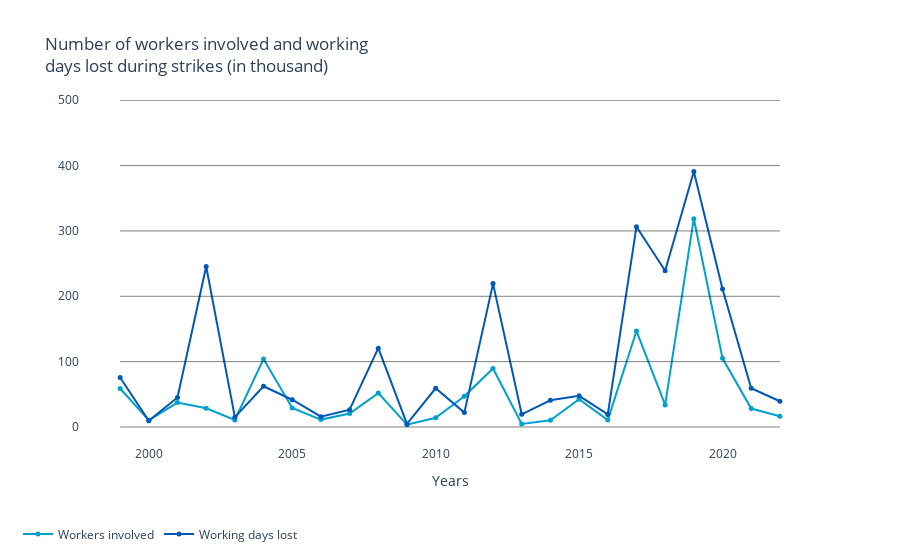

Notebook cell for this chart:
### Markdown cell above
At solmen va esser necessi far uniform grammatica, pronunciation e plu sommun paroles. Ma quande lingues coalesce, li grammatica del resultant lingue es plu simplic e regulari quam ti del coalescent lingues. Li nov lingua franca va esser plu simplic e regulari quam li existent Europan lingues. Nam eget dui. Etiam rhoncus. Maecenas tempus, tellus eget condimentum rhoncus, sem quam semper libero, sit amet adipiscing sem neque sed ipsum. Nam quam nunc, blandit vel, luctus pulvinar, hendrerit id, lorem. Maecenas nec odio et ante tincidunt tempus. Donec vitae sapien ut libero venenatis faucibus. Nullam quis ante.

### Code cell
import plotly.graph_objects as go
import pandas as pd

# Read the data from table2.csv
df2 = pd.read_csv('table2.csv')

# Initialize a figure
fig2 = go.Figure()

# Create the first line
fig2.add_trace(
    go.Scatter(
        x=df2["Jaartal"], 
        y=df2["Workers involved (x 1,000)"],
        mode='lines+markers',
        line=dict(color='#00a1cd', width=2),
        marker=dict(color='#00a1cd', size=5),
        name="Workers involved",
        hovertemplate='<b>%{x}</b><br>Workers involved: <b>%{y} thousand</b> <extra></extra>'
    )
)

# Create the second line
fig2.add_trace(
    go.Scatter(
        x=df2["Jaartal"], 
        y=df2["Working days lost (x 1,000)"],
        mode='lines+markers',
        line=dict(color='#0058b8', width=2),
        marker=dict(color='#0058b8', size=5),
        name="Working days lost",
        hovertemplate='<b>%{x}</b><br>Working days lost: <b>%{y} thousand</b> <extra></extra>'
    )
)

# Customize the plot layout
fig2.update_layout(
    plot_bgcolor='white',
    xaxis=dict(title='Years'),
    yaxis=dict(title=''),  # Remove y-axis tick labels
    legend=dict(title='', orientation='h', yanchor='bottom', y=-0.3, xanchor='right', x=0.3),  # Update legend settings
    title="Number of workers involved and working<br>days lost during strikes (in thousand)",
    height=500
)

# Add horizontal lines at y = 0, 100, 200, 300, 400, and 500
y_values = [0, 100, 200, 300, 400, 500]
for y in y_values:
    fig2.add_shape(
        type='line',
        x0=min(df2['Jaartal']),
        x1=max(df2['Jaartal']),
        y0=y,
        y1=y,
        line=dict(color='black'),
        line_width=0.5
    )

# Show the plot
fig2.show()

### Figure 1 — Plotly figure (JSON) as saved in the notebook; plotly's stock layout.template omitted (floating-point values rounded to 4 significant figures)
{"data": [{"hovertemplate": "<b>%{x}</b><br>Workers involved: <b>%{y} thousand</b> <extra></extra>", "line": {"color": "#00a1cd", "width": 2}, "marker": {"color": "#00a1cd", "size": 5}, "mode": "lines+markers", "name": "Workers involved", "type": "scatter", "x": [1999, 2000, 2001, 2002, 2003, 2004, 2005, 2006, 2007, 2008, 2009, 2010, 2011, 2012, 2013, 2014, 2015, 2016, 2017, 2018, 2019, 2020, 2021, 2022], "y": [58.9, 10.3, 37.4, 28.6, 10.8, 104.2, 29, 11.3, 20.7, 51.9, 3.6, 14.1, 47.1, 89.6, 4.5, 10.2, 42.4, 10.6, 146.9, 33.7, 318.7, 105, 28.2, 16.5]}, {"hovertemplate": "<b>%{x}</b><br>Working days lost: <b>%{y} thousand</b> <extra></extra>", "line": {"color": "#0058b8", "width": 2}, "marker": {"color": "#0058b8", "size": 5}, "mode": "lines+markers", "name": "Working days lost", "type": "scatter", "x": [1999, 2000, 2001, 2002, 2003, 2004, 2005, 2006, 2007, 2008, 2009, 2010, 2011, 2012, 2013, 2014, 2015, 2016, 2017, 2018, 2019, 2020, 2021, 2022], "y": [75.8, 9.4, 45.1, 245.5, 15, 62.2, 41.7, 15.8, 26.4, 120.6, 4.6, 59.2, 22, 219.4, 19.4, 40.9, 47.6, 19.2, 306.3, 239.1, 391, 211, 59.3, 39.4]}], "layout": {"autosize": true, "legend": {"orientation": "h", "title": {"text": ""}, "x": 0.3, "xanchor": "right", "y": -0.3, "yanchor": "bottom"}, "plot_bgcolor": "white", "shapes": [{"line": {"color": "black", "width": 0.5}, "type": "line", "x0": 1999, "x1": 2022, "y0": 0, "y1": 0}, {"line": {"color": "black", "width": 0.5}, "type": "line", "x0": 1999, "x1": 2022, "y0": 100, "y1": 100}, {"line": {"color": "black", "width": 0.5}, "type": "line", "x0": 1999, "x1": 2022, "y0": 200, "y1": 200}, {"line": {"color": "black", "width": 0.5}, "type": "line", "x0": 1999, "x1": 2022, "y0": 300, "y1": 300}, {"line": {"color": "black", "width": 0.5}, "type": "line", "x0": 1999, "x1": 2022, "y0": 400, "y1": 400}, {"line": {"color": "black", "width": 0.5}, "type": "line", "x0": 1999, "x1": 2022, "y0": 500, "y1": 500}], "title": {"text": "Number of workers involved and working<br>days lost during strikes (in thousand)"}, "xaxis": {"autorange": true, "range": [1998.0, 2023.0], "title": {"text": "Years"}, "type": "linear"}, "yaxis": {"autorange": true, "range": [-28.39, 500.4], "title": {"text": ""}, "type": "linear"}}}
